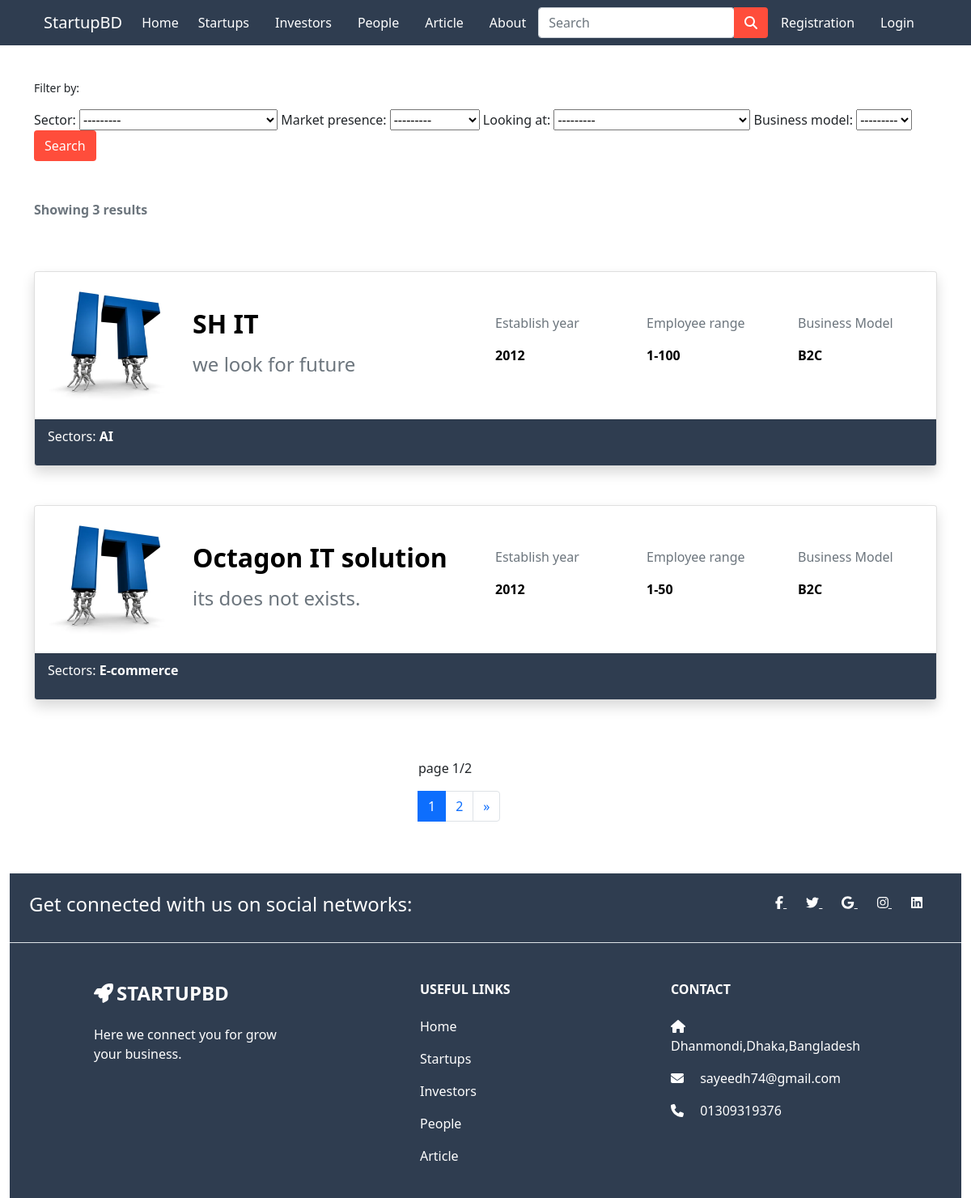
/startup_home/, run on an earlier commit of the app's database.
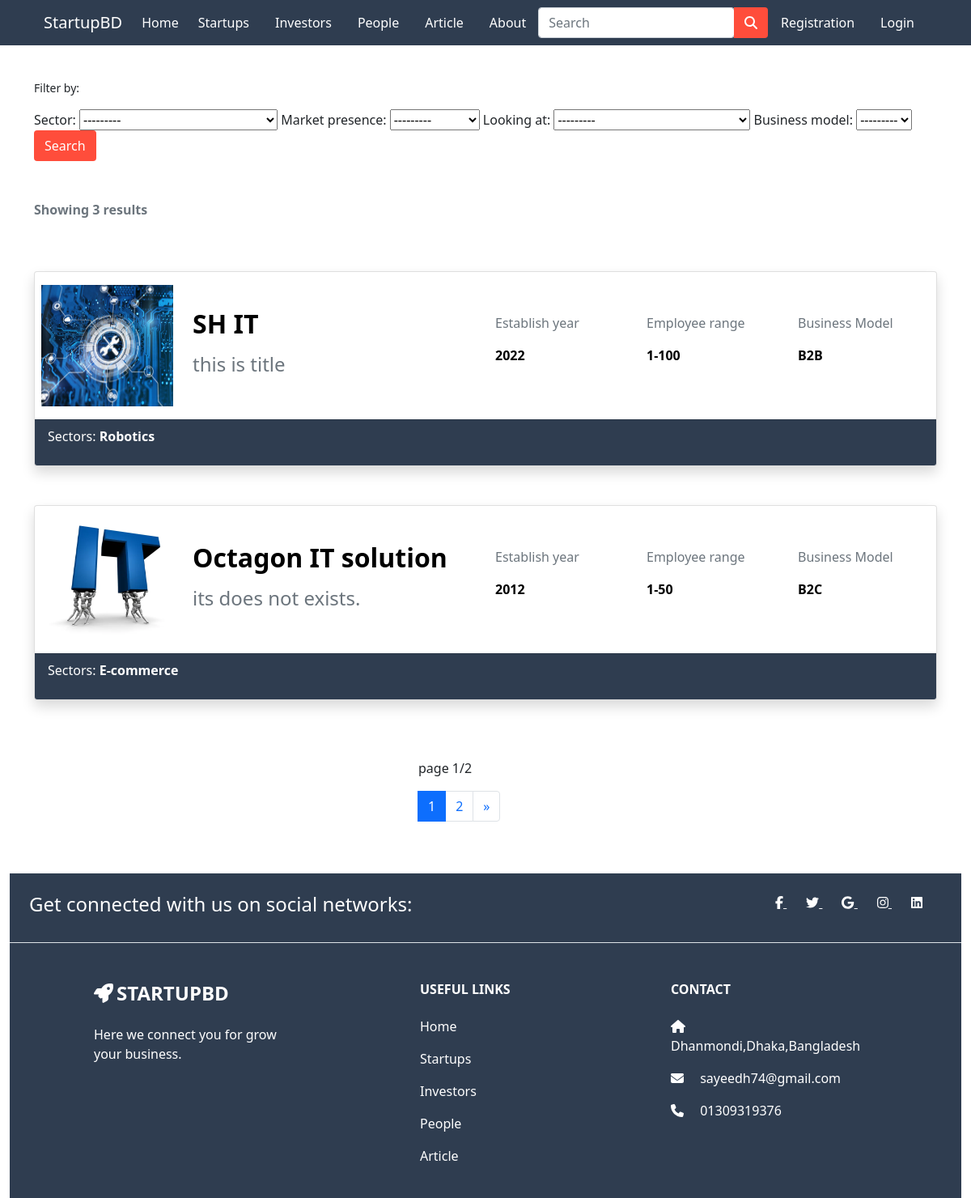
And on a later commit of the database.
### app/models.py (models this page shows, shortened)
class StartupInfo(models.Model):
  user = models.ForeignKey(settings.AUTH_USER_MODEL, on_delete = models.CASCADE)
  name = models.CharField(max_length=100, null=True, blank=True)
  company_name = models.CharField(max_length=100, null=True, blank=True)
  title = models.CharField(max_length=100,blank=True,null=True)
  email = models.EmailField(max_length=100, null=True, blank=True)
  mobile = models.CharField(max_length=50, null=True, blank=True)
  logo = models.ImageField(upload_to='images/', null=True,blank=True)
  establish_year = models.IntegerField(blank=True, null=True)
  business_model = models.CharField(max_length=100, choices=MODEL_CHOICES, blank=True,null=True)
  employee_range = models.CharField(max_length=100, blank=True, null=True)
  market_presence = models.CharField(max_length=100, choices=CITY_CHOICES, blank=True, null=True)
  looking_at = models.CharField(choices=LOOK_CHOICES,max_length=100, blank=True, null=True)
  sector = models.CharField(max_length=100,choices= SECTOR, blank=True, null=True)
  description = models.TextField(max_length=1000, blank=True, null=True)
  videofile = models.FileField(upload_to='videos/', default="Not availabe",null=True, blank=True)
  weblink = models.URLField( blank=True)
  facebook_link = models.URLField(blank=True)
  linkedin_link = models.URLField(blank=True)
  twitter_link = models.URLField(blank=True)
  location = models.CharField(max_length=100, null=True, blank=True)
  person1= models.CharField(max_length=100,choices=ROLE,blank=True,null=True)
  person1_name = models.CharField(max_length=50, blank=True, null=True)
  person1_image = models.ImageField(upload_to='images/', null=True, blank=True)
  person2 = models.CharField(max_length=100, choices=ROLE, blank=True, null=True)
  person2_name = models.CharField(max_length=50, blank=True, null=True)
  person2_image = models.ImageField(upload_to='images/', null=True, blank=True)

### app/views.py (the view)
# urls.py: path('startup_home/',views.startup_home,name='startup_home'),
def startup_home(request):
  startups = StartupInfo.objects.all()
  myfilter = StartupFilter(request.GET,queryset=startups)
  startups = myfilter.qs
  after_filter = startups.count()
  page = Paginator(startups, per_page=2)
  page_list = request.GET.get('page')
  page = page.get_page(page_list)
  context = {'startups': startups,'page':page,'myfilter': myfilter, 'after_filter': after_filter}
  return render(request, 'app/startup_home.html',context)

### app/templates/app/startup_home.html (shortened to what this page needs)
{% extends 'app/base.html' %}
{% load static %}
{% block main-content %}
<div class="container mt-5" style="padding-top: 50px;">
  <small > <p>Filter by:</p></small>
  <div class="row">
    <div class="col-md-12">
  <form action="" method="get" default="select">
    {{ myfilter.form }}
    <button class="btn" style="background-color: #FF4D3B; color: white;" type="submit">Search</button>
  </form>
  </div>
  </div>
</div>
<div class="container mt-5 text-muted">
  <p><b >Showing {{after_filter}} results</b></p>
</div>
{% for startup in page.object_list %}
<a href="{% url 'startup-profile' startup.id %}" style="text-decoration: none;">
<div class="container">
  <div class="row">
    <div class="col-md-12">
      <div class="card  mt-5 shadow">
        <div class="card-body row px-2 align-items-center">
          <div class="col-md-2">
            <img src="{{ startup.logo.url }}" width="100%" height="150vh" alt="No images">
          </div>
          <div class="col-md-4">
            <h4 class="card-title">
              <h2 style="color: black;"><b>{{startup.company_name}}</b></h2>
            </h4>
            <p class="card-text">
            <h4 class="text-muted">{{startup.title}}</h4>
            </p>
          </div>
          <div class="col-md-2">
            <p class="text-muted" >Establish year</p>
            <p style="color: black;" ><b> {{startup.establish_year}}</b></p>
          </div>
          <div class="col-md-2">
            <p class="text-muted" >Employee range</p>
            <p style="color: black;" ><b> {{startup.employee_range}}</b></p>
          </div>
          <div class="col-md-2">
            <p class="text-muted" >Business Model</p>
            <p style="color: black;" ><b> {{startup.business_model}}</b></p>
          </div>
          </div>
          <div style="background-color: #2F3D50" class="card-footer">
            <p style="color: white;">Sectors: <b class="me-2"> {{startup.sector}}</b></p>
          </div>
      </div>
    </div>
  </div>
</div>
</a>
{% endfor %}
<br>
<div class="container">
  <div class="row my-5">
    <div class="col-md-4 offset-md-5">
      <p>page {{page.number}}/{{page.paginator.num_pages}}</p>
      <nav aria-label="Page navigation example">
        <ul class="pagination">
          {% for num_page in page.paginator.page_range %}
          {% if page.number == num_page %}
          <li class="page-item active"><a class="page-link" href="{% url 'startup_home' %}?page={{ num_page }}">{{ num_page }}</a></li>
          {% else %}
          <li class="page-item"><a class="page-link" href="{% url 'startup_home' %}?page={{ num_page }}">{{ num_page }}</a>
          </li>
          {% endif %}
          {% endfor %}
          <li class="page-item">
            {% if page.has_next %}
            <a class="page-link" href="{% url 'startup_home' %}?page={{ page.next_page_number }}" aria-label="Next">
              <span aria-hidden="true">&raquo;</span>
            </a>
            {% endif %}
          </li>
        </ul>
      </nav>
    </div>
  </div>
</div>
{% endblock main-content %}

What changed in the data, as far as the page shows it:
changed StartupInfo "SH IT": logo: a different picture; title "we look for future" → "this is title"; establish_year "2012" → "2022"; business_model "B2C" → "B2B"; sector "AI" → "Robotics"
